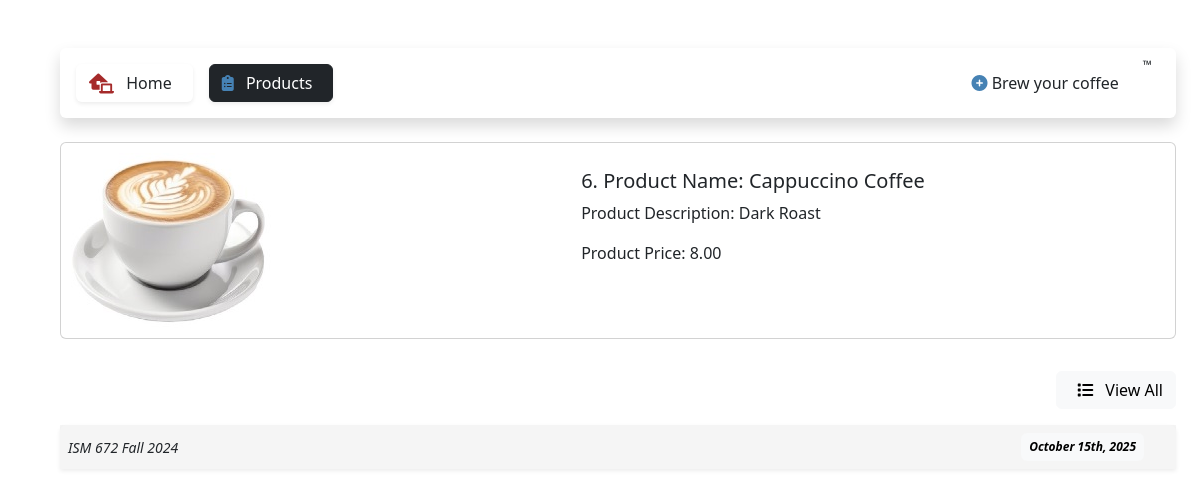
/traders/6, run on the app's committed database.
### traders/models.py (models this page shows)
class Product (models.Model):
    name = models.CharField(max_length=100)
    description = models.CharField(
        max_length=1000,
        default=''
    )
    price = models.DecimalField(
        max_digits=6,
        decimal_places=2,
        default=0.0
    )

### traders/views.py (the view)
class TradersDetailView(DetailView):
  model = Product
  template_name = 'traders/detail.html'
  context_object_name = "detailedProduct"

### traders/templates/traders/detail.html (shortened to what this page needs)
{% extends "base.html" %}
{% load static %}
{% block content %}
    <div class="card my-4 ">
        <div class="row no-gutters">
            <div class="col-md-5" style="margin : 10px 10px 10px 10px; box-sizing: border-box; max-height:60%; max-width:60%;">
                {% if "Cappuccino" in detailedProduct.name %}
                    <img src="{% static 'images/Cappuccino.jpg' %}" />
                {% elif "Latte" in detailedProduct.name %}
                    <img src="{% static 'images/Latte.jpg' %}" />
                {% elif "Frappuccino" in detailedProduct.name %}
                    <img src="{% static 'images/Frappuccino.jpg' %}" />
                {% elif "Matcha" in detailedProduct.name %}
                    <img src="{% static 'images/Matcha.jpg' %}" />
                {% elif "Cortado" in detailedProduct.name %}
                    <img src="{% static 'images/Cortado.jpg' %}" />
                {% else %}
                    <img src="{% static 'images/Coffee.jpg' %}" />
                {% endif %}
            </div>
            <div class="col-md-6" style="margin : 10px 10px 10px 10px; box-sizing: border-box;">
                <div class="card-body">
                    <h5 class="card-title">{{detailedProduct.pk}}. Product Name: {{detailedProduct.name}}</h5>
                    <p class="card-text"> Product Description: {{detailedProduct.description}}</p>
                    <p class="card-text"> Product Price: {{detailedProduct.price}}</p>
                </div>
            </div>
        </div>
    </div>
    <div class="navbar">
        <div class="nav-item">
            <a 	href = {% url 'traders.index' %}
                class = "text-decoration-none btn btn-light">
                <i class="fa-solid fa-list px-2"></i>
                View All
            </a>
        </div>
    </div>
{% endblock %}

### static/css/style.css (style rules this page uses)
body { font-family: 'Segoe UI', Tahoma, Geneva, Verdana, sans-serif; }

### data on the page
Product: pk "6", name "Cappuccino Coffee", description "Dark Roast", price "8.00"
